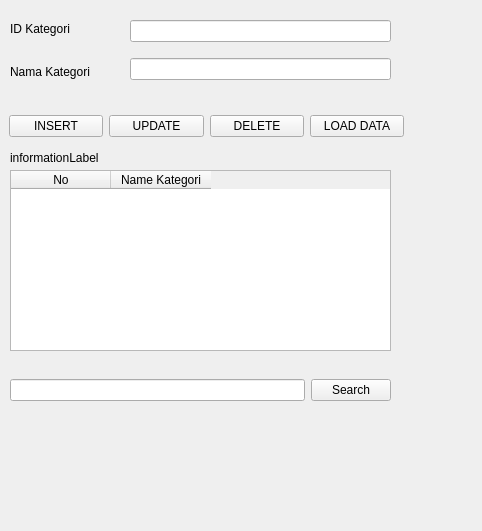
<?xml version="1.0" encoding="UTF-8"?>
<ui version="4.0">
 <class>Form</class>
 <widget class="QWidget" name="Form">
  <property name="geometry">
   <rect>
    <x>0</x>
    <y>0</y>
    <width>482</width>
    <height>531</height>
   </rect>
  </property>
  <property name="windowTitle">
   <string>Form</string>
  </property>
  <widget class="QWidget" name="verticalLayoutWidget">
   <property name="geometry">
    <rect>
     <x>10</x>
     <y>10</y>
     <width>111</width>
     <height>80</height>
    </rect>
   </property>
   <layout class="QVBoxLayout" name="verticalLayout">
    <item>
     <widget class="QLabel" name="idCategory">
      <property name="text">
       <string>ID Kategori</string>
      </property>
     </widget>
    </item>
    <item>
     <widget class="QLabel" name="categoryName">
      <property name="text">
       <string>Nama Kategori</string>
      </property>
     </widget>
    </item>
   </layout>
  </widget>
  <widget class="QWidget" name="verticalLayoutWidget_2">
   <property name="geometry">
    <rect>
     <x>130</x>
     <y>10</y>
     <width>261</width>
     <height>80</height>
    </rect>
   </property>
   <layout class="QVBoxLayout" name="verticalLayout_2">
    <item>
     <widget class="QLineEdit" name="idCategoryEdit"/>
    </item>
    <item>
     <widget class="QLineEdit" name="nameCategoryEdit"/>
    </item>
   </layout>
  </widget>
  <widget class="QWidget" name="horizontalLayoutWidget">
   <property name="geometry">
    <rect>
     <x>9</x>
     <y>110</y>
     <width>395</width>
     <height>32</height>
    </rect>
   </property>
   <layout class="QHBoxLayout" name="horizontalLayout">
    <item>
     <widget class="QPushButton" name="insertButton">
      <property name="text">
       <string>INSERT</string>
      </property>
     </widget>
    </item>
    <item>
     <widget class="QPushButton" name="deleteButton">
      <property name="text">
       <string>UPDATE</string>
      </property>
     </widget>
    </item>
    <item>
     <widget class="QPushButton" name="updateButton">
      <property name="text">
       <string>DELETE</string>
      </property>
     </widget>
    </item>
    <item>
     <widget class="QPushButton" name="loadButton">
      <property name="text">
       <string>LOAD DATA</string>
      </property>
     </widget>
    </item>
   </layout>
  </widget>
  <widget class="QLabel" name="label">
   <property name="geometry">
    <rect>
     <x>10</x>
     <y>150</y>
     <width>381</width>
     <height>16</height>
    </rect>
   </property>
   <property name="text">
    <string>informationLabel</string>
   </property>
  </widget>
  <widget class="QWidget" name="verticalLayoutWidget_3">
   <property name="geometry">
    <rect>
     <x>10</x>
     <y>170</y>
     <width>381</width>
     <height>181</height>
    </rect>
   </property>
   <layout class="QVBoxLayout" name="verticalLayout_3">
    <item>
     <widget class="QTableWidget" name="tableWidget">
      <column>
       <property name="text">
        <string>No</string>
       </property>
      </column>
      <column>
       <property name="text">
        <string>Name Kategori</string>
       </property>
      </column>
     </widget>
    </item>
   </layout>
  </widget>
  <widget class="QWidget" name="horizontalLayoutWidget_2">
   <property name="geometry">
    <rect>
     <x>10</x>
     <y>370</y>
     <width>381</width>
     <height>41</height>
    </rect>
   </property>
   <layout class="QHBoxLayout" name="horizontalLayout_2">
    <item>
     <widget class="QLineEdit" name="lineEdit"/>
    </item>
    <item>
     <widget class="QPushButton" name="searchButton">
      <property name="text">
       <string>Search</string>
      </property>
     </widget>
    </item>
   </layout>
  </widget>
 </widget>
 <resources/>
 <connections/>
</ui>
